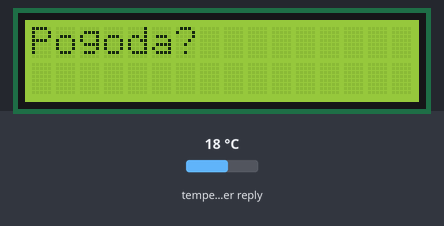
Simulated run of this sketch. Board: ESP32. On the bench: 16×2 character LCD. Inputs (shaded band) come from the test bench; at power-on: temperature in the weather reply 18 °C. WiFi joins after 1.5 s; servers stay silent unless stated; the local clock reads 2024-03-15 10:24:30 at power-on unless the sketch sets it; web services answer with replies made up by the test bench; not simulated (calls return 0 or success): credentials.h; what the sketch prints to the serial monitor is not drawn.

Above: at 0.1 s.
At 1.6 s:
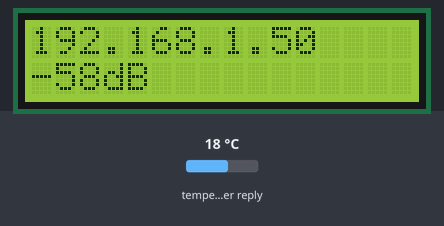
At 4.9 s:
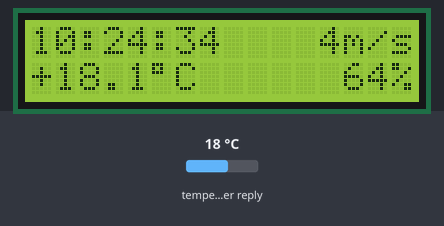
At 12.1 s:
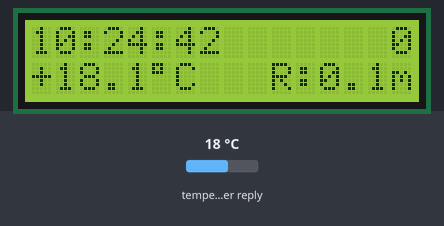
At 22.3 s:
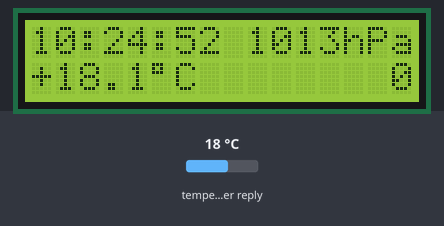
At 38.7 s:
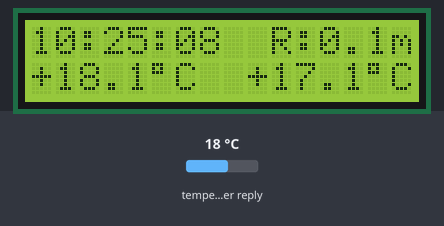

The sketch:

PogodaLCD_Clock_WM_3.ino
```cpp
#include <WiFi.h>
#include <HTTPClient.h>
#include <Arduino_JSON.h>
#include <WiFiManager.h> // https://github.com/tzapu/WiFiManager
#include "credentials.h"
#include <Wire.h>
#include <LiquidCrystal_I2C.h>
#include "Czas.h"

#define IIC_CLK       23
#define IIC_DATA      18

String city = "Szczecin";
String countryCode = "PL";

String jsonBuffer;

int lcdColumns = 16;
int lcdRows = 2;

int nr=0;
int loopa=0;
String pusto="       ";
String pola[7] = { "       ","       ","       ","       ","       ","       "};
char   znakS = (char)223;

unsigned long secundDelay = 1000;
unsigned long lastSecundDelay = 0;

unsigned long timerDelay = 1000 * 60 *15*2;  // 15minut *2
unsigned long lastTime = 0;

LiquidCrystal_I2C lcd(0x20, lcdColumns, lcdRows);


String httpGETRequest(const char* serverName) {
  WiFiClient client;
  HTTPClient http;
  http.begin(client, serverName);
  int httpResponseCode = http.GET();

  String payload = "{}";

  if (httpResponseCode>0) {
    Serial.print("HTTP Response code: ");
    Serial.println(httpResponseCode);
    payload = http.getString();
  }
  else {
    Serial.print("Error code: ");
    Serial.println(httpResponseCode);
  }
  // Free resources
  http.end();
  return payload;
}

String rounda(double valD, unsigned char precyzja){
  if (isnan(valD)) return "";
  else
  {
    String ret = String((((double)(int(valD*10))+0.5)/10),precyzja);
    ret.trim();
    if (precyzja==0){
      ret.replace(",","");
    }
    return ret;
  }
}

String make_str(String str){
    if (str.length()>7) return str;
    String plus="";
    for(int i = 0; i < (7 - str.length()); i++)
        plus += ' ';
    return plus+str;
}

void Pogoda(){
  Serial.println("Pogoda...");
     if(WiFi.status()== WL_CONNECTED){
      //String serverPath = "http://api.openweathermap.org/data/2.5/onecall?lat=53.42894&lon=14.55302&exclude=hourly,daily,minutely&appid=4ce906f61cf1d3be76a4f137484cbe00&units=metric&lang=PL";
      String serverPath = "http://api.openweathermap.org/data/2.5/weather?q=" + city + "," + countryCode + "&APPID=" + openWeatherMapApiKey+ "&units=metric&lang=PL";
      Serial.println(serverPath);
      jsonBuffer = httpGETRequest(serverPath.c_str());
      Serial.println(jsonBuffer);
      JSONVar myObject = JSON.parse(jsonBuffer);

      if (JSON.typeof(myObject) == "undefined") {
        Serial.println("Parsing input failed!");
        return;
      }

          String str_rain = "";
          str_rain = rounda(double(myObject["rain"]["1h"]),1);
          if (str_rain != "") str_rain = " R:"+str_rain; else str_rain ="0";

        String str_temp = rounda(double(myObject["main"]["temp"]),1);
        String str_feel = rounda(double(myObject["main"]["feels_like"]),1);
            float float_temp = str_temp.toFloat();
            String tz="";  if (float_temp>0) tz="+";
            float float_feel = str_feel.toFloat();
            String fz="";  if (float_feel>0) fz="+";


        String str_wind = rounda(double(myObject["wind"]["speed"]),0);
        //String linia1 = tz+str_temp+znakS+"C~"+str_feel+" "+str_wind+str_rain+"m/s";
        String linia1 = tz+str_temp+znakS+"C";

        String str_humi = rounda(double(myObject["main"]["humidity"]),0);
        String str_pres = rounda(double(myObject["main"]["pressure"]),0);
          Serial.println(myObject["weather"][0]["description"]);
          Serial.println(myObject["weather"][0]["main"]);
          String opis = myObject.stringify(myObject["weather"][0]["main"]);
          opis.replace("\"","");

        //String linia0 = str_pres+" "+str_humi+"% "+opis;
        String linia0 = str_pres+" "+opis;
        Serial.println(linia0);
        Serial.println(linia1);

      lcd.clear();
      lcd.setCursor(9, 0); lcd.print(linia0);
      lcd.setCursor(0, 1); lcd.print(linia1);
       pola[0] = make_str(fz+str_feel+znakS+"C");
       pola[1] = make_str(str_wind+"m/s");
       pola[2] = make_str(str_humi+"%");
       pola[3] = str_pres+"hPa";
       pola[4] = make_str(opis);
       pola[5] = make_str(str_rain+"mm");

       //for(int i = 0; i < 6; i++) Serial.println(pola[i]);
    }
    else {
      Serial.println("WiFi Disconnected");
    }

}


void dajCzas(){
  String czas = getTime();
  lcd.setCursor(0, 0);
  lcd.print(czas);
  if (loopa%2==0){
      nr = (nr+1) % 6;
      lcd.setCursor(9, 0); lcd.print(pusto);
      lcd.setCursor(9, 1); lcd.print(pusto);
      lcd.setCursor(9, 0); lcd.print(pola[nr]);
      lcd.setCursor(9, 1); lcd.print(pola[nr+1]);
      if (nr==5) {lcd.setCursor(9, 1); lcd.print(pola[0]);}
  }
  loopa++;
}


void setup() {
    Serial.begin(115200);
    Serial.println("\n\n");
    Wire.begin(IIC_DATA, IIC_CLK);
    lcd.init();
    lcd.backlight();
    lcd.setCursor(0, 0);
    lcd.print("Pogoda?");
    Serial.println("\nConnecting");

/*******************/
    WiFi.mode(WIFI_STA);
    WiFiManager wm;
    bool res;
    // wm.resetSettings();
    // res = wm.autoConnect(); // auto generated AP name from chipid
    // res = wm.autoConnect("AutoConnectAP"); // anonymous ap
    res = wm.autoConnect("AutoZorroAP",passAP); // password protected ap min 8 chars

    if(!res) {
        Serial.println("Failed to connect");
        lcd.clear();
        lcd.setCursor(1, 0);    lcd.print("AutoZorroAP");
        lcd.setCursor(1, 1);    lcd.print("192.168.4.1");
        // ESP.restart();
    }
    else {
        lcd.print(" OK!");
        Serial.println("connected...yeey :)");
        lcd.clear();
        lcd.setCursor(0, 0);
        lcd.print(WiFi.localIP());
        lcd.setCursor(0, 1);
        lcd.print(WiFi.RSSI());lcd.print("dB");
    }
/**************************/


    delay(3000);
    TimersSetup();
    Pogoda();
    dajCzas();
    lastSecundDelay = millis();
    lastTime        = millis();
}


void loop() {
  if ((millis() - lastTime) > timerDelay) {
      Pogoda();
      lastTime = millis();
  }

  if ((millis() - lastSecundDelay) > secundDelay) {
      dajCzas();
      lastSecundDelay = millis();
  }
}
```

Czas.h
```cpp
#include "time.h"
const char* ntpServer = "3.pl.pool.ntp.org";
const long  gmtOffset_sec      = 3600;   //12600;
const int   daylightOffset_sec = 3600;

/*
      long epochTime;
      const char powitanie[] PROGMEM = {"Radio blacha"};

      const char dzien_0[] PROGMEM = "Niedziela";
      const char dzien_1[] PROGMEM = "Poniedziałek";
      const char dzien_2[] PROGMEM = "Wtorek";
      const char dzien_3[] PROGMEM = "środa";
      const char dzien_4[] PROGMEM = "Czwartek";
      const char dzien_5[] PROGMEM = "Piątek";
      const char dzien_6[] PROGMEM = "Sobota";

      const char *const daysOFweek[] PROGMEM = {dzien_0,dzien_1,dzien_2,dzien_3,dzien_4,dzien_5,dzien_6};
      char buffer[16];
*/


String pad(int liczba){
  String p="";
  if (liczba<10) p="0";
  return p+String(liczba);
}

/*
 long getTimeStamp() {
    time_t now;
    struct tm timeinfo;
    if (!getLocalTime(&timeinfo)) {
      return(0);
    }
    time(&now);
    return now;
}


String getTimeAll(int typ=0){
       struct tm timeinfo;
       if(!getLocalTime(&timeinfo)){
          Serial.println("Failed to obtain time");
          return "...!";
      }
      //Serial.println(&timeinfo, "%A, %B %d %Y %H:%M:%S");
      int weekDay = timeinfo.tm_wday;
      int dzien   = timeinfo.tm_mday;
      int miesiac = timeinfo.tm_mon + 1;
      int rok     = timeinfo.tm_year + 1900;
      int godzina = timeinfo.tm_hour;
      int minuta  = timeinfo.tm_min;
      int sekunda = timeinfo.tm_sec;
      int dzienrok= timeinfo.tm_yday;
      snprintf(buffer, 16, daysOFweek[weekDay]);
      if (typ==0) return pad(godzina)+":"+pad(minuta)+":"+pad(sekunda);
      if (typ==1) return pad(rok)+"-"+pad(miesiac)+"-"+pad(dzien)+", "+pad(godzina)+":"+pad(minuta);
      if (typ==2) return pad(rok)+"-"+pad(miesiac)+"-"+pad(dzien)+", "+pad(godzina)+":"+pad(minuta)+":"+pad(sekunda)+", "+ String(buffer);
      return "";
}
*/
String getTime(){
       struct tm timeinfo;
       if(!getLocalTime(&timeinfo)){
          Serial.println("Failed time");
          return "?";
      }
      int godzina = timeinfo.tm_hour;
      int minuta  = timeinfo.tm_min;
      int sekunda = timeinfo.tm_sec;
      return pad(godzina)+":"+pad(minuta)+":"+pad(sekunda);
}


void TimersSetup(){
  configTime(gmtOffset_sec, daylightOffset_sec, ntpServer);
  //epochTime = getTimeStamp();
}


/*
Szkic używa 858 121 bajtów (27%) pamięci programu. Maksimum to 3145728 bajtów.
Zmienne globalne używają 39 632 bajtów (12%) pamięci dynamicznej, pozostawiając 288048 bajtów dla zmiennych lokalnych. Maksimum to 327680 bajtów.


Szkic używa 857 009 bajtów (27%) pamięci programu. Maksimum to 3145728 bajtów.
Zmienne globalne używają 39 616 bajtów (12%) pamięci dynamicznej, pozostawiając 288064 bajtów dla zmiennych lokalnych. Maksimum to 327680 bajtów.

Szkic używa 856 949 bajtów (27%) pamięci programu. Maksimum to 3145728 bajtów.
Zmienne globalne używają 39 616 bajtów (12%) pamięci dynamicznej, pozostawiając 288064 bajtów dla zmiennych lokalnych. Maksimum to 327680 bajtów.

Szkic używa 856 933 bajtów (27%) pamięci programu. Maksimum to 3145728 bajtów.
Zmienne globalne używają 39 616 bajtów (12%) pamięci dynamicznej, pozostawiając 288064 bajtów dla zmiennych lokalnych. Maksimum to 327680 bajtów.


*/
```

Measured:
- what the display in image 1 shows lasts 3.3 s, from 1.6 s to 4.9 s
- what the display in image 2 shows lasts 1.0 s, from 4.9 s to 5.9 s
